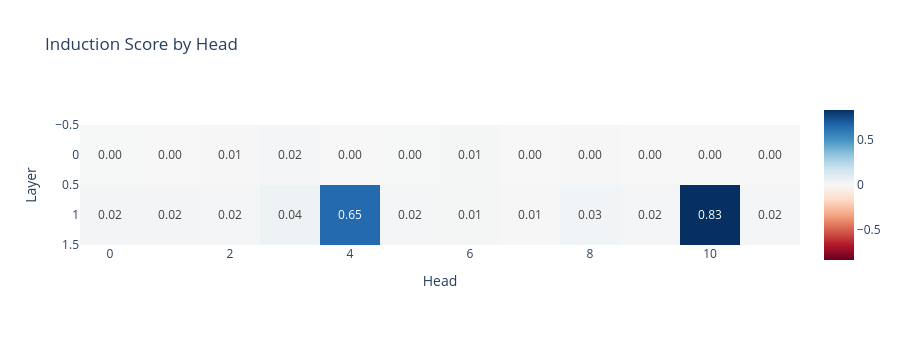

Write notebook code for a chart like this one.
### Markdown cell above
### Exercise - calculate induction scores with hooks

As a first interaction with hooks - let's write the hook which does the `induction_attn_detector` job.

You need to implement the `induction_score_hook` function.

Your function should do the following:

* Calculate the induction score for the attention pattern `pattern`, using the same methodology as we did before.
    * Note that this time, the batch dimension is greater than 1, so you should compute the average attention score over the batch dimension.
* Write this score to the tensor `induction_score_store`, which is a global variable that we've provided for you. The `[i, j]`th element of this tensor should be the induction score for the `j`th head in the `i`th layer.

### Code cell
seq_len = 50
batch_size = 10
rep_tokens_10 = generate_repeated_tokens(model, seq_len, batch_size)

# We make a tensor to store the induction score for each head.
# We put it on the model's device to avoid needing to move things between the GPU and CPU, which can be slow.
induction_score_store = t.zeros((model.cfg.n_layers, model.cfg.n_heads), device=model.cfg.device)


def induction_score_hook(pattern: Float[Tensor, "batch head_index dest_pos source_pos"], hook: HookPoint):
    """
    Calculates the induction score, and stores it in the [layer, head] position of the `induction_score_store` tensor.
    """
    seq_len = pattern.shape[2]
    scores = t.diagonal(pattern, offset=-(seq_len - 1)//2 + 1, dim1=2, dim2=3).mean(dim=2).mean(dim=0)
    induction_score_store[hook.layer()] = scores



# We make a boolean filter on activation names, that's true only on attention pattern names
pattern_hook_names_filter = lambda name: name.endswith("pattern")

# Run with hooks (this is where we write to the `induction_score_store` tensor`)
model.run_with_hooks(
    rep_tokens_10,
    return_type=None,  # For efficiency, we don't need to calculate the logits
    fwd_hooks=[(pattern_hook_names_filter, induction_score_hook)],
)

# Plot the induction scores for each head in each layer
imshow(
    induction_score_store,
    labels={"x": "Head", "y": "Layer"},
    title="Induction Score by Head",
    text_auto=".2f",
    width=900,
    height=350,
)

### Figure 1 — Plotly figure (JSON) as saved in the notebook; plotly's stock layout.template omitted (floating-point values rounded to 4 significant figures)
{"data": [{"coloraxis": "coloraxis", "hovertemplate": "Head: %{x}<br>Layer: %{y}<br>color: %{z}<extra></extra>", "name": "0", "texttemplate": "%{z:.2f}", "type": "heatmap", "xaxis": "x", "yaxis": "y", "z": [[0.00276, 0.0006976, 0.005328, 0.01829, 0.0005594, 0.003863, 0.01355, 5.174e-11, 0.004871, 0.0002898, 0.0005283, 0.001098], [0.0239, 0.02333, 0.01849, 0.04437, 0.6515, 0.0174, 0.01358, 0.006127, 0.02588, 0.01701, 0.8308, 0.01768]]}], "layout": {"coloraxis": {"cmid": 0, "colorscale": [[0, "rgb(103,0,31)"], [0.1, "rgb(178,24,43)"], [0.2, "rgb(214,96,77)"], [0.3, "rgb(244,165,130)"], [0.4, "rgb(253,219,199)"], [0.5, "rgb(247,247,247)"], [0.6, "rgb(209,229,240)"], [0.7, "rgb(146,197,222)"], [0.8, "rgb(67,147,195)"], [0.9, "rgb(33,102,172)"], [1, "rgb(5,48,97)"]]}, "height": 350, "title": {"text": "Induction Score by Head"}, "width": 900, "xaxis": {"anchor": "y", "constrain": "domain", "domain": [0, 1], "scaleanchor": "y", "title": {"text": "Head"}}, "yaxis": {"anchor": "x", "autorange": "reversed", "constrain": "domain", "domain": [0, 1], "title": {"text": "Layer"}}}}
